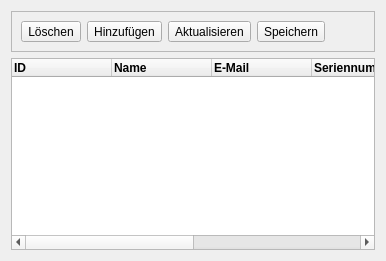
      <widget class="QWidget" name="tabAdmins">
       <attribute name="icon">
        <iconset resource="../res/logos.qrc">
         <normaloff>:/section/keys.png</normaloff>:/section/keys.png</iconset>
       </attribute>
       <attribute name="title">
        <string>Admins</string>
       </attribute>
       <layout class="QVBoxLayout" name="verticalLayout_3">
        <item>
         <widget class="QFrame" name="buttonBoxAdmin">
          <property name="sizePolicy">
           <sizepolicy hsizetype="MinimumExpanding" vsizetype="Preferred">
            <horstretch>0</horstretch>
            <verstretch>0</verstretch>
           </sizepolicy>
          </property>
          <property name="frameShape">
           <enum>QFrame::StyledPanel</enum>
          </property>
          <property name="frameShadow">
           <enum>QFrame::Raised</enum>
          </property>
          <layout class="QHBoxLayout" name="horizontalLayout_2">
           <item>
            <widget class="QToolButton" name="butAdminDel">
             <property name="toolTip">
              <string>Löschen (Entf)</string>
             </property>
             <property name="whatsThis">
              <string>&lt;html&gt;&lt;head/&gt;&lt;body&gt;&lt;p&gt;&lt;span style=&quot; font-weight:600;&quot;&gt;Löschen&lt;/span&gt; eines Mail-Kontos inklusive aller auf dem Server befindlichen E-Mails&lt;/p&gt;&lt;/body&gt;&lt;/html&gt;</string>
             </property>
             <property name="text">
              <string>Löschen</string>
             </property>
             <property name="icon">
              <iconset resource="../res/logos.qrc">
               <normaloff>:/actions/delete.png</normaloff>:/actions/delete.png</iconset>
             </property>
             <property name="iconSize">
              <size>
               <width>32</width>
               <height>32</height>
              </size>
             </property>
             <property name="shortcut">
              <string>Del</string>
             </property>
            </widget>
           </item>
           <item>
            <widget class="QToolButton" name="butAdminAdd">
             <property name="toolTip">
              <string>Hinzufügen (F8)</string>
             </property>
             <property name="whatsThis">
              <string>&lt;html&gt;&lt;head/&gt;&lt;body&gt;&lt;p&gt;&lt;span style=&quot; font-weight:600;&quot;&gt;Hinzufügen&lt;/span&gt; eines Zertifikats zur Authentikation. &lt;br/&gt;Dies ist nur möglich, wenn &lt;span style=&quot; font-weight:600;&quot;&gt;OpenSSL&lt;/span&gt; installiert ist!&lt;/p&gt;&lt;/body&gt;&lt;/html&gt;</string>
             </property>
             <property name="text">
              <string>Hinzufügen</string>
             </property>
             <property name="icon">
              <iconset resource="../res/logos.qrc">
               <normaloff>:/actions/add.png</normaloff>:/actions/add.png</iconset>
             </property>
             <property name="iconSize">
              <size>
               <width>32</width>
               <height>32</height>
              </size>
             </property>
             <property name="shortcut">
              <string>F8</string>
             </property>
            </widget>
           </item>
           <item>
            <widget class="QToolButton" name="butAdminReload">
             <property name="toolTip">
              <string>Aktualisieren (vom Server) (F5)</string>
             </property>
             <property name="whatsThis">
              <string>&lt;html&gt;&lt;head/&gt;&lt;body&gt;&lt;p&gt;&lt;span style=&quot; font-weight:600;&quot;&gt;Aktualisieren&lt;/span&gt; der Liste. Alle Änderungen werden verworfen.&lt;/p&gt;&lt;/body&gt;&lt;/html&gt;</string>
             </property>
             <property name="text">
              <string>Aktualisieren</string>
             </property>
             <property name="icon">
              <iconset resource="../res/logos.qrc">
               <normaloff>:/actions/reload.png</normaloff>:/actions/reload.png</iconset>
             </property>
             <property name="iconSize">
              <size>
               <width>32</width>
               <height>32</height>
              </size>
             </property>
             <property name="shortcut">
              <string>F5</string>
             </property>
            </widget>
           </item>
           <item>
            <widget class="QToolButton" name="butAdminSave">
             <property name="toolTip">
              <string>Speichern der Änderungen (Ctrl+S)</string>
             </property>
             <property name="whatsThis">
              <string>&lt;html&gt;&lt;head/&gt;&lt;body&gt;&lt;p&gt;&lt;span style=&quot; font-weight:600;&quot;&gt;Speichern&lt;/span&gt; der Änderungen auf dem Server. Anschließend wird die Liste neugeladen.&lt;/p&gt;&lt;/body&gt;&lt;/html&gt;</string>
             </property>
             <property name="text">
              <string>Speichern</string>
             </property>
             <property name="icon">
              <iconset resource="../res/logos.qrc">
               <normaloff>:/actions/save.png</normaloff>:/actions/save.png</iconset>
             </property>
             <property name="iconSize">
              <size>
               <width>32</width>
               <height>32</height>
              </size>
             </property>
             <property name="shortcut">
              <string>Ctrl+S</string>
             </property>
            </widget>
           </item>
           <item>
            <spacer name="horizontalAdminSpacer">
             <property name="orientation">
              <enum>Qt::Horizontal</enum>
             </property>
             <property name="sizeHint" stdset="0">
              <size>
               <width>40</width>
               <height>20</height>
              </size>
             </property>
            </spacer>
           </item>
          </layout>
         </widget>
        </item>
        <item>
         <widget class="QTableWidget" name="adminTable">
          <property name="editTriggers">
           <set>QAbstractItemView::NoEditTriggers</set>
          </property>
          <property name="alternatingRowColors">
           <bool>true</bool>
          </property>
          <property name="selectionBehavior">
           <enum>QAbstractItemView::SelectRows</enum>
          </property>
          <property name="sortingEnabled">
           <bool>true</bool>
          </property>
          <column>
           <property name="text">
            <string>ID</string>
           </property>
           <property name="font">
            <font>
             <weight>75</weight>
             <bold>true</bold>
            </font>
           </property>
           <property name="textAlignment">
            <set>AlignLeft|AlignVCenter</set>
           </property>
          </column>
          <column>
           <property name="text">
            <string>Name</string>
           </property>
           <property name="font">
            <font>
             <weight>75</weight>
             <bold>true</bold>
            </font>
           </property>
           <property name="textAlignment">
            <set>AlignLeft|AlignVCenter</set>
           </property>
          </column>
          <column>
           <property name="text">
            <string>E-Mail</string>
           </property>
           <property name="font">
            <font>
             <weight>75</weight>
             <bold>true</bold>
            </font>
           </property>
           <property name="textAlignment">
            <set>AlignLeft|AlignVCenter</set>
           </property>
          </column>
          <column>
           <property name="text">
            <string>Seriennummer</string>
           </property>
           <property name="font">
            <font>
             <weight>75</weight>
             <bold>true</bold>
            </font>
           </property>
           <property name="textAlignment">
            <set>AlignLeft|AlignVCenter</set>
           </property>
          </column>
          <column>
           <property name="text">
            <string>Gültig bis</string>
           </property>
           <property name="font">
            <font>
             <weight>75</weight>
             <bold>true</bold>
            </font>
           </property>
           <property name="textAlignment">
            <set>AlignLeft|AlignVCenter</set>
           </property>
          </column>
          <column>
           <property name="text">
            <string>Status</string>
           </property>
           <property name="font">
            <font>
             <weight>75</weight>
             <bold>true</bold>
            </font>
           </property>
           <property name="textAlignment">
            <set>AlignLeft|AlignVCenter</set>
           </property>
          </column>
         </widget>
        </item>
       </layout>
      </widget>
